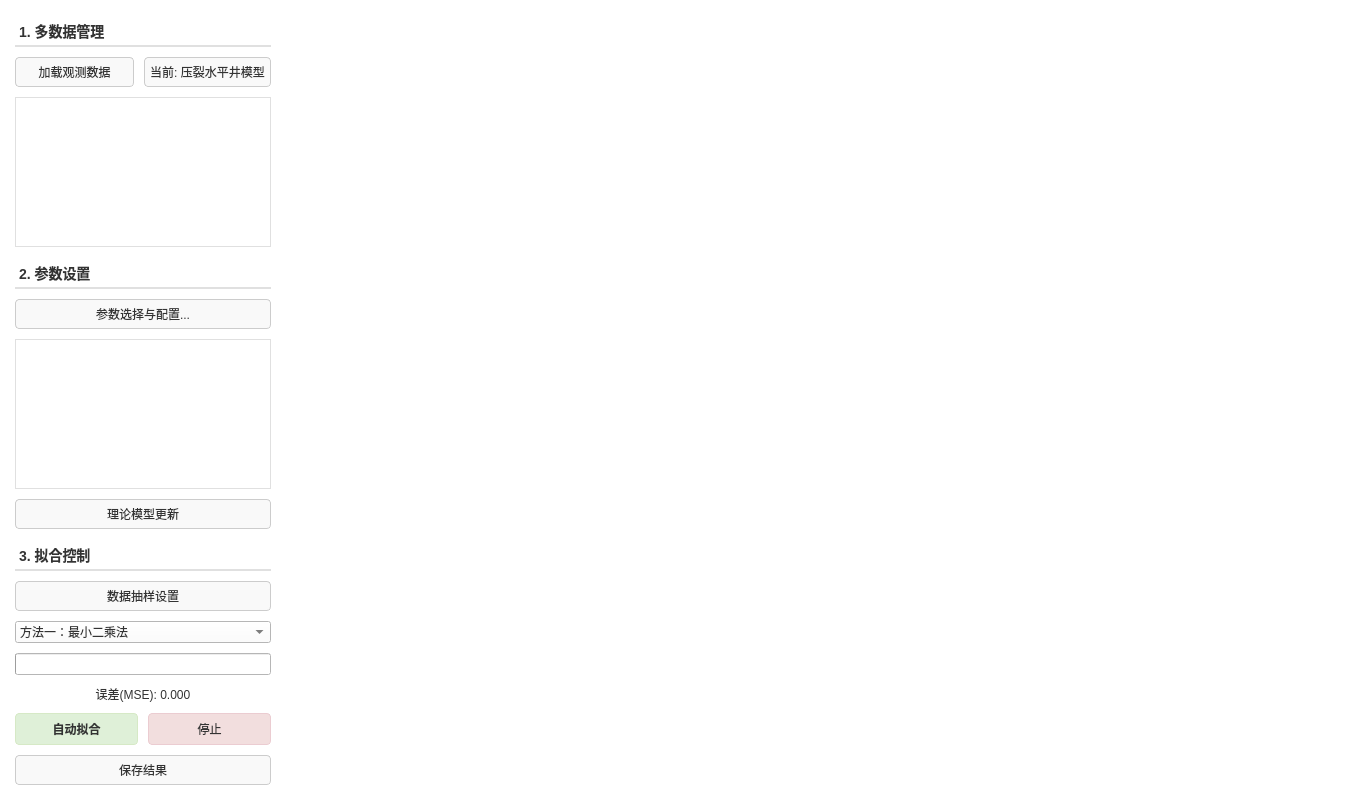
<?xml version="1.0" encoding="UTF-8"?>
<ui version="4.0">
 <class>WT_MultidataFittingWidget</class>
 <widget class="QWidget" name="WT_MultidataFittingWidget">
  <property name="geometry">
   <rect>
    <x>0</x>
    <y>0</y>
    <width>1350</width>
    <height>800</height>
   </rect>
  </property>
  <property name="windowTitle">
   <string>多数据试井拟合子页</string>
  </property>
  <property name="styleSheet">
   <string notr="true">/* 全局背景纯白 */
QWidget {
    background-color: #ffffff;
    color: #333333;
    font-family: &quot;Microsoft YaHei&quot;;
}

/* 分裂器手柄：设为透明，完全消除分割线 */
QSplitter::handle {
    background-color: transparent;
}

/* 左侧面板：移除右边框，消除竖线 */
QWidget#leftPanelWidget {
    background-color: #ffffff;
    border: none;
}

/* 按钮通用样式 */
QPushButton {
    border: 1px solid #cccccc;
    border-radius: 4px;
    padding: 5px;
    background-color: #f9f9f9;
}
QPushButton:hover {
    background-color: #f0f0f0;
    border-color: #0078d7;
}
QPushButton:pressed {
    background-color: #e0e0e0;
}

/* 标题栏样式 */
QLabel#label_1, QLabel#label_2, QLabel#label_3 {
    font-weight: bold;
    font-size: 14px;
    color: #333;
    border-bottom: 2px solid #e0e0e0;
    padding-bottom: 3px;
    margin-top: 5px;
}
</string>
  </property>
  <layout class="QVBoxLayout" name="verticalLayout_Main">
   <property name="spacing">
    <number>0</number>
   </property>
   <property name="leftMargin">
    <number>0</number>
   </property>
   <property name="topMargin">
    <number>0</number>
   </property>
   <property name="rightMargin">
    <number>0</number>
   </property>
   <property name="bottomMargin">
    <number>0</number>
   </property>
   <item>
    <widget class="QSplitter" name="splitter">
     <property name="orientation">
      <enum>Qt::Orientation::Horizontal</enum>
     </property>
     <property name="handleWidth">
      <number>1</number>
     </property>
     <widget class="QWidget" name="leftPanelWidget" native="true">
      <property name="minimumSize">
       <size>
        <width>250</width>
        <height>0</height>
       </size>
      </property>
      <layout class="QVBoxLayout" name="verticalLayout_Left">
       <property name="spacing">
        <number>10</number>
       </property>
       <property name="leftMargin">
        <number>15</number>
       </property>
       <property name="topMargin">
        <number>15</number>
       </property>
       <property name="rightMargin">
        <number>15</number>
       </property>
       <property name="bottomMargin">
        <number>15</number>
       </property>
       <item>
        <widget class="QLabel" name="label_1">
         <property name="text">
          <string>1. 多数据管理</string>
         </property>
        </widget>
       </item>
       <item>
        <layout class="QHBoxLayout" name="horizontalLayout_1">
         <item>
          <widget class="QPushButton" name="btnAddData">
           <property name="sizePolicy">
            <sizepolicy hsizetype="Expanding" vsizetype="Fixed">
             <horstretch>1</horstretch>
             <verstretch>0</verstretch>
            </sizepolicy>
           </property>
           <property name="text">
            <string>加载观测数据</string>
           </property>
          </widget>
         </item>
         <item>
          <widget class="QPushButton" name="btn_modelSelect">
           <property name="sizePolicy">
            <sizepolicy hsizetype="Expanding" vsizetype="Fixed">
             <horstretch>1</horstretch>
             <verstretch>0</verstretch>
            </sizepolicy>
           </property>
           <property name="text">
            <string>当前: 压裂水平井模型</string>
           </property>
          </widget>
         </item>
        </layout>
       </item>
       <item>
        <widget class="QTableWidget" name="tableDataGroups">
         <property name="maximumHeight">
          <number>180</number>
         </property>
         <property name="styleSheet">
          <string notr="true">border: 1px solid #e0e0e0;
background-color: white;</string>
         </property>
         <property name="alternatingRowColors">
          <bool>true</bool>
         </property>
         <attribute name="verticalHeaderVisible">
          <bool>false</bool>
         </attribute>
        </widget>
       </item>
       <item>
        <widget class="QLabel" name="label_2">
         <property name="text">
          <string>2. 参数设置</string>
         </property>
        </widget>
       </item>
       <item>
        <widget class="QPushButton" name="btnSelectParams">
         <property name="text">
          <string>参数选择与配置...</string>
         </property>
        </widget>
       </item>
       <item>
        <widget class="QTableWidget" name="tableParams">
         <property name="sizePolicy">
          <sizepolicy hsizetype="Expanding" vsizetype="Expanding">
           <horstretch>0</horstretch>
           <verstretch>0</verstretch>
          </sizepolicy>
         </property>
         <property name="styleSheet">
          <string notr="true">border: 1px solid #e0e0e0;
background-color: white;</string>
         </property>
         <property name="alternatingRowColors">
          <bool>true</bool>
         </property>
         <attribute name="verticalHeaderVisible">
          <bool>false</bool>
         </attribute>
        </widget>
       </item>
       <item>
        <layout class="QVBoxLayout" name="verticalLayout_ParamTools">
         <property name="spacing">
          <number>6</number>
         </property>
         <item>
          <widget class="QPushButton" name="btnImportModel">
           <property name="text">
            <string>理论模型更新</string>
           </property>
          </widget>
         </item>
        </layout>
       </item>
       <item>
        <widget class="QLabel" name="label_3">
         <property name="text">
          <string>3. 拟合控制</string>
         </property>
        </widget>
       </item>
       <item>
        <widget class="QPushButton" name="btnSampling">
         <property name="text">
          <string>数据抽样设置</string>
         </property>
        </widget>
       </item>
       <item>
        <widget class="QComboBox" name="comboFitMode">
         <item>
          <property name="text">
           <string>方法一：最小二乘法</string>
          </property>
         </item>
         <item>
          <property name="text">
           <string>方法二：惩罚函数法</string>
          </property>
         </item>
        </widget>
       </item>
       <item>
        <widget class="QProgressBar" name="progressBar">
         <property name="value">
          <number>0</number>
         </property>
         <property name="textVisible">
          <bool>false</bool>
         </property>
        </widget>
       </item>
       <item>
        <widget class="QLabel" name="label_Error">
         <property name="text">
          <string>误差(MSE): 0.000</string>
         </property>
         <property name="alignment">
          <set>Qt::AlignmentFlag::AlignCenter</set>
         </property>
        </widget>
       </item>
       <item>
        <layout class="QHBoxLayout" name="horizontalLayout_Actions">
         <item>
          <widget class="QPushButton" name="btnRunFit">
           <property name="styleSheet">
            <string notr="true">background-color: #dff0d8;
border: 1px solid #d6e9c6; padding: 6px; font-weight: bold;</string>
           </property>
           <property name="text">
            <string>自动拟合</string>
           </property>
          </widget>
         </item>
         <item>
          <widget class="QPushButton" name="btnStop">
           <property name="styleSheet">
            <string notr="true">background-color: #f2dede;
border: 1px solid #ebccd1; padding: 6px;</string>
           </property>
           <property name="text">
            <string>停止</string>
           </property>
          </widget>
         </item>
        </layout>
       </item>
       <item>
        <layout class="QHBoxLayout" name="horizontalLayout_Exports">
         <property name="spacing">
          <number>5</number>
         </property>
         <item>
          <widget class="QPushButton" name="btnSave">
           <property name="text">
            <string>保存结果</string>
           </property>
          </widget>
         </item>
        </layout>
       </item>
      </layout>
     </widget>
     <widget class="QWidget" name="plotContainer" native="true">
      <property name="sizePolicy">
       <sizepolicy hsizetype="Expanding" vsizetype="Expanding">
        <horstretch>1</horstretch>
        <verstretch>0</verstretch>
       </sizepolicy>
      </property>
      <layout class="QVBoxLayout" name="verticalLayout_Plot">
       <property name="spacing">
        <number>0</number>
       </property>
       <property name="leftMargin">
        <number>0</number>
       </property>
       <property name="topMargin">
        <number>0</number>
       </property>
       <property name="rightMargin">
        <number>0</number>
       </property>
       <property name="bottomMargin">
        <number>0</number>
       </property>
      </layout>
     </widget>
    </widget>
   </item>
  </layout>
 </widget>
 <resources/>
 <connections/>
</ui>
